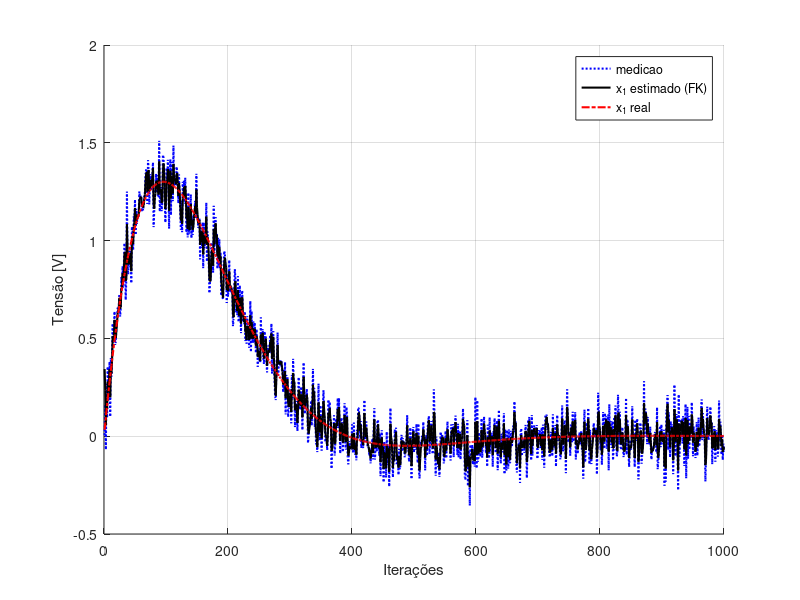
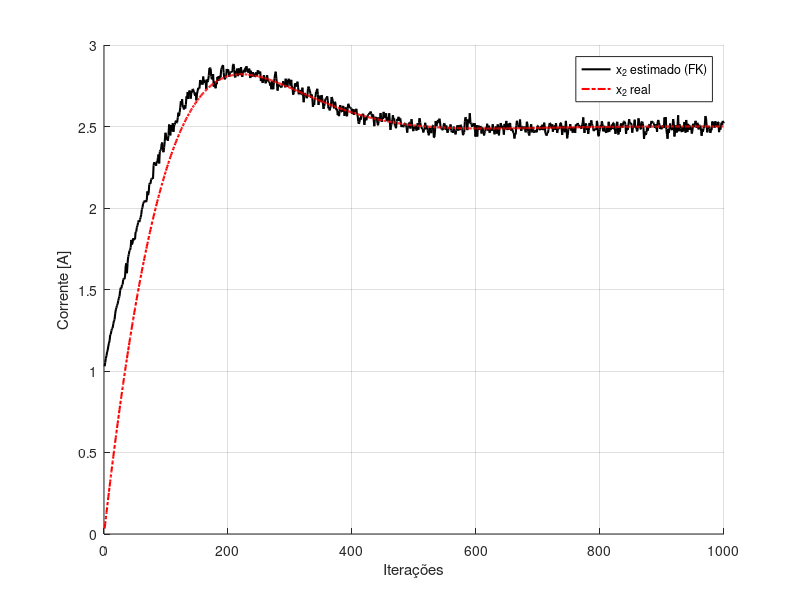

The MATLAB source for these figures, in order:
close all
clear all
clc
%% Modelo do circuito eletrico RLC
% x1(t) = vC(t) ---> tensão no capacitor 
% x2(t) = iL(t) ---> corrente no indutor
% u(t) ---> tensão da fonte
% y(t) ---> tensão no capacitor
A = [-1/3 -4/3;2/3 -4/3];
B = [1/3; 1/3];
C = [1 0];
sys = ss(A,B,C,[]); % modelo Espaço de Estados tempo contínuo
%-----------------------------------------------------------------
Ts = 0.01; % periodo de amostragem
%------------ Discretização --------------------------------------
sysD = c2d(sys,Ts,'zoh'); % modelo Espaço de Estados tempo discreto
F = sysD.A; % mesma notação da palestra sobre Filtro de Kalman
G = sysD.B; % mesma notação da palestra sobre Filtro de Kalman
H = sysD.C; % mesma notação da palestra sobre Filtro de Kalman

%% Condições iniciais da simulação
u = 10; % tensão da fonte
xk = [0; 0]; % condição inicial do circuito (planta)

%% Inicialização do filtro de Kalman
x_n = [1; 1];      % estimativa inicial
P_n = [1 0; 0 1];  % matriz de covariância da estimativa inicial (incerteza)
Q = [1 0; 0 1];    % matriz de covariância do modelo (incerteza)
R = [1];           % variância da medição (incerteza)

%% Loop de Simulação 
iter = 1000; % nº de iterações da simulação
for j=1:iter
    
    %% simulação do circuito (planta)
    % vamos adicionar disturbio (w) ao modelo e ruido (v) à medicao
    % w = normrnd(mu,sigma) ---> mu = media ; sigma = desv.pad
    w = normrnd(0,0.05,[2,1]);
    v = normrnd(0,0.1);
    xk = F*xk + G*u;
    yk = H*xk;
    x1_w(j) = xk(1) + w(1); % estado x1 com ruido
    x2_w(j) = xk(2) + w(2); % estado x2 com ruido
    x1(j) = xk(1);          % estado x1 sem ruido
    x2(j) = xk(2);          % estado x2 sem ruido
    y(j) = yk + v;          % medicao com ruido
    z_n  = yk + v;
    %% Filtro de Kalman
    % 1ª Etapa: Extrapolação do odelo
    x_n = F*x_n + G*u;
    % 2ª Etapa:  Extrapolação da incerteza
    P_n = F*P_n*F' + Q;
    % 3ª Etapa: Calculo do Ganho de Kalman
    K_n = P_n*H'*inv(H*P_n*H' + R);
    % 4ª Etapa: Equação de atualização de Estado
    x_n = x_n + K_n*(z_n - H*x_n);
    % 5ª Etapa: Atualização da incerteza da estimativa
    P_n = (eye(2) - K_n*H)*P_n*(eye(2) - K_n*H)' + K_n*R*K_n';
    
    % armazena as estimativas do Filtro de Kalman
    x_FK (:,j) = x_n; % estados estimados
    
    
end

figure(1)
hold on
grid on
plot(y,'b:','LineWidth',1.5) % medição
plot(x_FK(1,:),'k','LineWidth',1.5) % estimativa de x1 via FK
plot(x1,'r-.','LineWidth',1.5) % estado sem disturbio
xlabel('Iterações')
ylabel('Tensão [V]')
legend('medicao','x_1 estimado (FK)','x_1 real')


figure(2)
hold on
grid on
plot(x_FK(2,:),'k','LineWidth',1.5) % estimativa de x2 via FK
plot(x2,'r-.','LineWidth',1.5) % estado sem disturbio
xlabel('Iterações')
ylabel('Corrente [A]')
legend('x_2 estimado (FK)','x_2 real')
